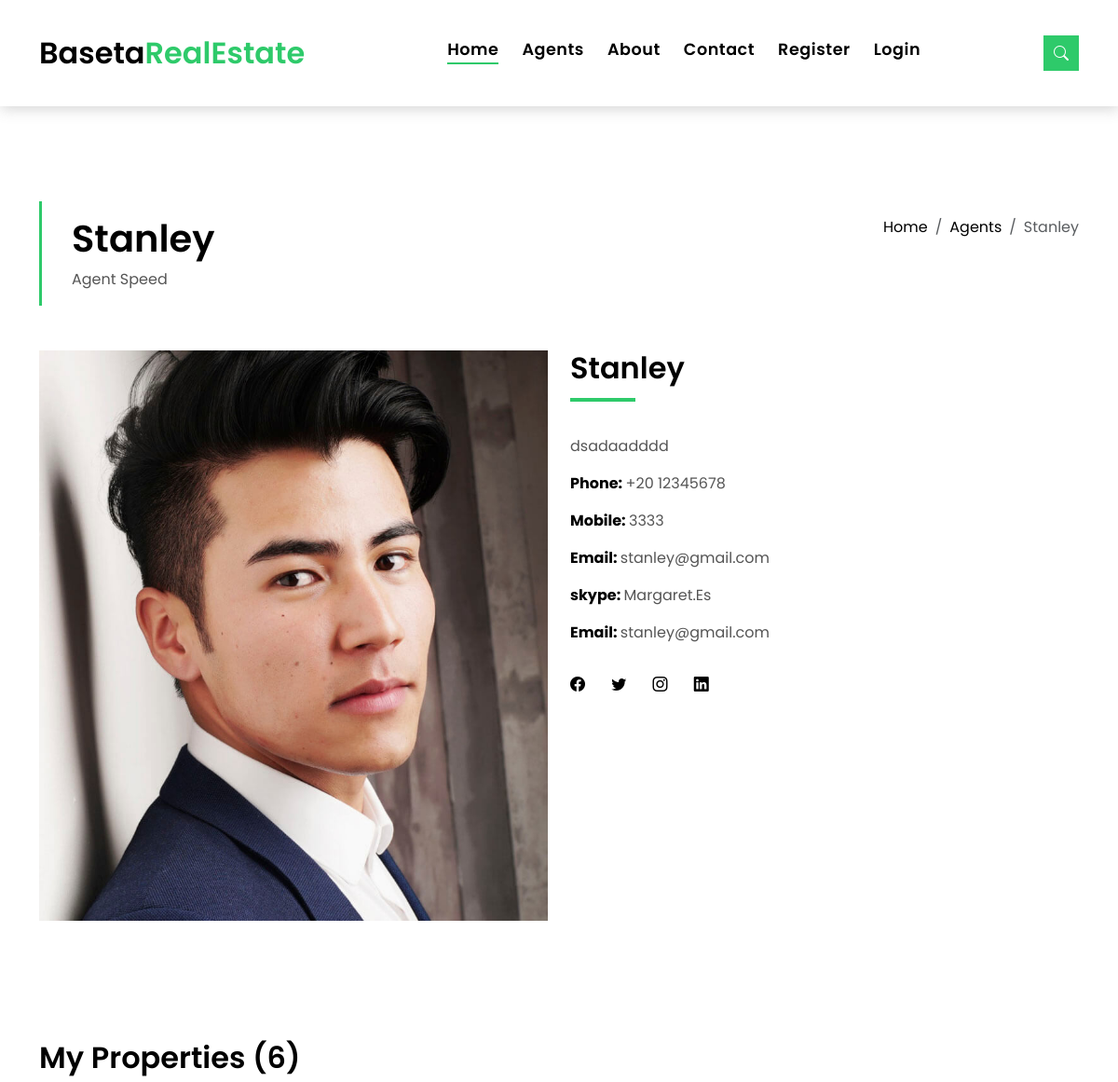
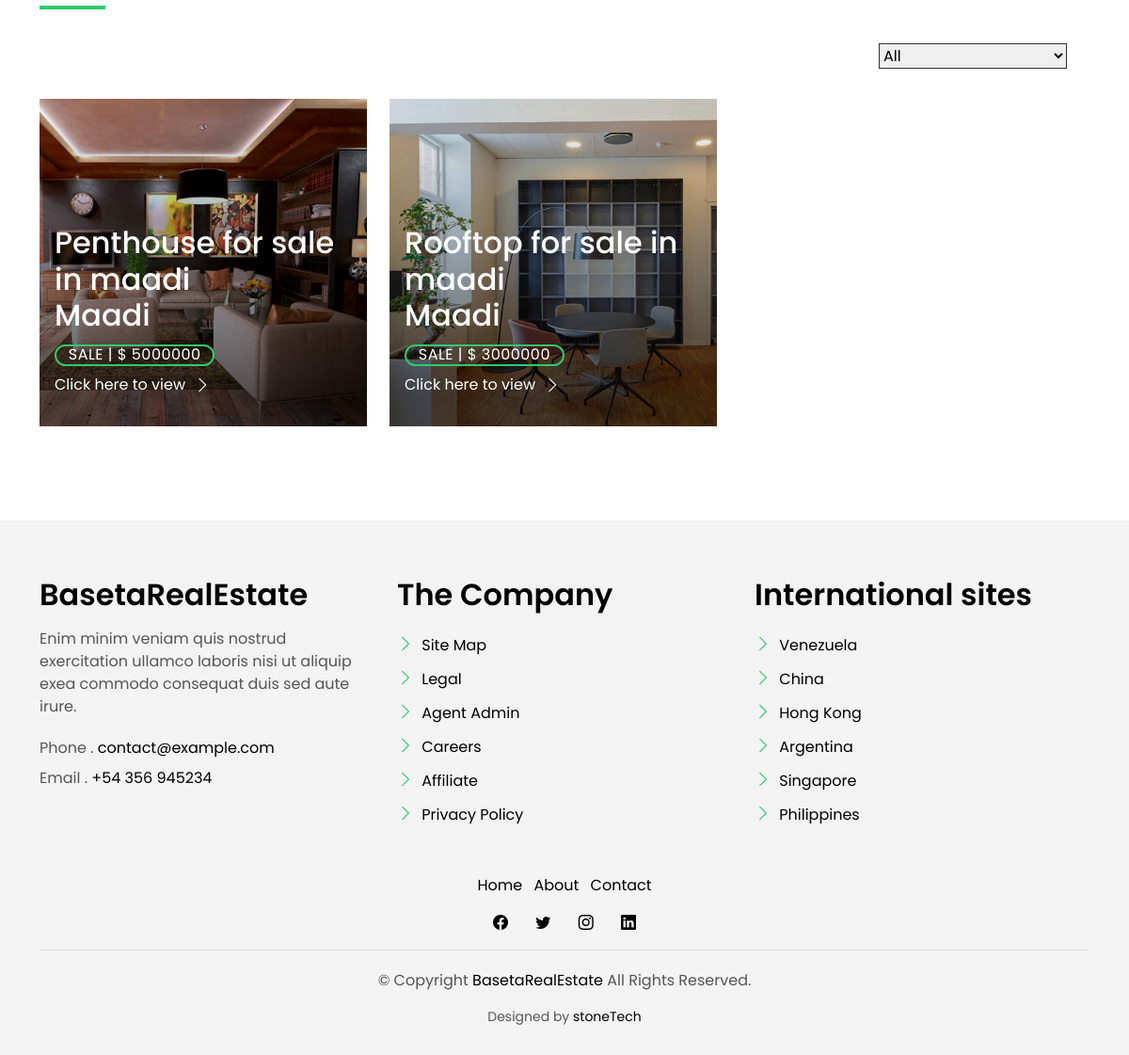
Page /agent/6/ on the committed database (2 pictures, top to bottom).
### mainapp/models.py (models this page shows, shortened)
class Agent(models.Model):
  name = models.ForeignKey(User, on_delete=models.CASCADE)
  image = models.ImageField(upload_to='profile_img')
  phone = models.PositiveIntegerField()
  mobile = models.PositiveIntegerField()
  about = models.TextField(max_length=1000)

class Listing(models.Model):
  ELEVATOR = {'YES': 'Yes', 'NO':'No'}
  STATUS = {'RENT': 'Rent', 'SALE': 'Sale'}
  PROPERTY_TYPE = {'FLAT': 'Flat', 'Apartment': 'Apartment', 'ROOFTOP': 'Rooftop', 'PENTHOUSE': 'Penthouse', 'DUPLEX': 'Duplex'}
  agent = models.ForeignKey(Agent, on_delete=models.CASCADE)
  status = models.CharField(choices=STATUS, max_length=10)
  property_type = models.CharField(choices=PROPERTY_TYPE, max_length=15)
  title = models.CharField(max_length=255)
  image = models.ImageField(upload_to='images')
  location = models.ForeignKey(Location, on_delete=models.CASCADE)
  price = models.PositiveIntegerField()
  area = models.PositiveIntegerField()
  beds = models.PositiveIntegerField()
  baths = models.PositiveIntegerField()
  garage = models.PositiveIntegerField()
  elevator = models.CharField(choices=ELEVATOR, max_length=3)
  description = models.TextField(max_length=10000)
  class Meta:
    ordering = ['title']

class Location(models.Model):
  name = models.CharField(max_length=255)
  class Meta:
    ordering = ['name']
  def __str__(self):
      return self.name

### mainapp/views.py (the view)
# urls.py: path('agent/<str:pk>/', mainviews.agent_details, name = 'agent_details'),
def agent_details(request, pk):
  agent = Agent.objects.get(id=pk)
  listings = Listing.objects.filter(agent=agent)
  context = {'agent': agent, 'listings': listings}
  return render(request, 'agent_detail.html', context)

### mainapp/templates/agent_detail.html (shortened to what this page needs)
{% load static %}
{% include "navbar.html" %}
<main id="main">
  <section class="intro-single">
    <div class="container">
      <div class="row">
        <div class="col-md-12 col-lg-8">
          <div class="title-single-box">
            <h1 class="title-single">{{agent.name.username}}</h1>
            <span class="color-text-a">Agent Speed</span>
          </div>
        </div>
        <div class="col-md-12 col-lg-4">
          <nav aria-label="breadcrumb" class="breadcrumb-box d-flex justify-content-lg-end">
            <ol class="breadcrumb">
              <li class="breadcrumb-item">
                <a href="{% url "homepage" %}">Home</a>
              </li>
              <li class="breadcrumb-item">
                <a href="{% url "agents" %}">Agents</a>
              </li>
              <li class="breadcrumb-item active" aria-current="page">
                {{agent.name.username}}
              </li>
            </ol>
          </nav>
        </div>
      </div>
    </div>
  </section>
  <section class="agent-single">
    <div class="container">
      <div class="row">
        <div class="col-sm-12">
          <div class="row">
            <div class="col-md-6">
              <div class="agent-avatar-box">
                <img src="{{agent.image.url}}" alt="" class="agent-avatar img-fluid">
              </div>
            </div>
            <div class="col-md-5 section-md-t3">
              <div class="agent-info-box">
                <div class="agent-title">
                  <div class="title-box-d">
                    <h3 class="title-d">{{agent.name.username}}</h3>
                  </div>
                </div>
                <div class="agent-content mb-3">
                  <p class="content-d color-text-a">
                    {{agent.about}}
                  </p>
                  <div class="info-agents color-a">
                    <p>
                      <strong>Phone: </strong>
                      <span class="color-text-a"> +20 {{agent.phone}} </span>
                    </p>
                    <p>
                      <strong>Mobile: </strong>
                      <span class="color-text-a"> {{agent.mobile}}</span>
                    </p>
                    <p>
                      <strong>Email: </strong>
                      <span class="color-text-a"> {{agent.name.email}}</span>
                    </p>
                    <p>
                      <strong>skype: </strong>
                      <span class="color-text-a"> Margaret.Es</span>
                    </p>
                    <p>
                      <strong>Email: </strong>
                      <span class="color-text-a"> {{agent.name.email}}</span>
                    </p>
                  </div>
                </div>
                <div class="socials-footer">
                  <ul class="list-inline">
                    <li class="list-inline-item">
                      <a href="#" class="link-one">
                        <i class="bi bi-facebook" aria-hidden="true"></i>
                      </a>
                    </li>
                    <li class="list-inline-item">
                      <a href="#" class="link-one">
                        <i class="bi bi-twitter" aria-hidden="true"></i>
                      </a>
                    </li>
                    <li class="list-inline-item">
                      <a href="#" class="link-one">
                        <i class="bi bi-instagram" aria-hidden="true"></i>
                      </a>
                    </li>
                    <li class="list-inline-item">
                      <a href="#" class="link-one">
                        <i class="bi bi-linkedin" aria-hidden="true"></i>
                      </a>
                    </li>
                  </ul>
                </div>
              </div>
            </div>
          </div>
        </div>
        <div class="col-md-12 section-t8">
          <div class="title-box-d">
            <h3 class="title-d">My Properties (6)</h3>
          </div>
        </div>
        <div class="row property-grid grid">
          <div class="col-sm-12">
            <div class="grid-option">
              <form>
                <select class="custom-select">
                  <option selected>All</option>
                </select>
              </form>
            </div>
          </div>
        {% for listing in listings %}
          <div class="col-md-4">
            <div class="card-box-a card-shadow">
              <div class="img-box-a">
                <img src="{{listing.image.url}}" alt="" class="img-a img-fluid">
              </div>
              <div class="card-overlay">
                <div class="card-overlay-a-content">
                  <div class="card-header-a">
                    <h2 class="card-title-a">
                      <a href="{% url "read" listing.id %}">{{listing.title}}
                        <br /> {{listing.location}}</a>
                    </h2>
                  </div>
                  <div class="card-body-a">
                    <div class="price-box d-flex">
                      <span class="price-a">{{listing.status}} | $ {{listing.price}}</span>
                    </div>
                    <a href="{% url "read" listing.id %}" class="link-a">Click here to view
                      <span class="bi bi-chevron-right"></span>
                    </a>
                  </div>
                </div>
              </div>
            </div>
          </div>
        {% endfor %}
        </div>
      </div>
    </div>
  </section>
</main>
{% include "footer.html" %}

### static/assets/css/style.css (style rules this page uses)
body { font-family: "Poppins", sans-serif; color: #555555; }
h1, h2, h3, h4, h5, h6 { color: #000000; }
a { color: #000000; text-decoration: none; transition: all 0.5s ease; }
.link-one { color: #000000; transition: all 0.5s ease; }
.link-a { text-decoration: none; color: #ffffff; text-decoration: none; }
@media (min-width: 768px) { .link-a { font-size: 0.9rem; } }
@media (min-width: 992px) { .link-a { font-size: 1rem; } }
.link-a span { font-size: 18px; vertical-align: middle; margin-left: 5px; }
@media (min-width: 768px) { .link-a span { font-size: 1.5rem; } }
@media (min-width: 992px) { .link-a span { font-size: 18px; } }
.color-a { text-decoration: none; color: #000000; }
.color-text-a { text-decoration: none; color: #555555; }
.section-t8 { padding-top: 8rem; }
.title-box-d { padding-bottom: 1.8rem; margin-bottom: 1rem; position: relative; }
.title-box-d .title-d { font-weight: 600; font-size: 2rem; }
.title-box-d .title-d:after { content: ""; position: absolute; width: 70px; height: 4px; background-color: #2eca6a; bottom: 20px; left: 0; }
.intro-single { padding: 12rem 0 3rem; }
.intro-single .title-single-box { padding: 1rem 0 1rem 2rem; }
.intro-single .title-single-box { border-left: 3px solid #2eca6a; }
.intro-single .title-single-box .title-single { font-weight: 600; font-size: 2.2rem; }
@media (min-width: 768px) { .intro-single .title-single-box .title-single { font-size: 2.1rem; } }
@media (min-width: 992px) { .intro-single .title-single-box .title-single { font-size: 2.5rem; } }
.intro-single .breadcrumb-box { padding: 1rem 0 0 0.5rem; }
.intro-single .breadcrumb { background-color: transparent; padding-right: 0; padding-left: 0; }
.card-box-a span, .card-box-b span, .card-box-c span, .card-box-d span { line-height: 0; }
@media (min-width: 768px) { .grid .card-box-a, .grid .card-box-b, .grid .card-box-c, .grid .card-box-d { margin-bottom: 2.5rem; } }
.card-box-a, .card-box-b, .card-box-d { position: relative; overflow: hidden; -webkit-backface-visibility: hidden; backface-visibility: hidden; }
.card-box-a .img-a, .card-box-a .img-b, .card-box-b .img-a, .card-box-b .img-b { transition: 0.8s all ease-in-out; }
@media (min-width: 768px) { .card-box-a .price-a, .card-box-b .price-a { font-size: 0.9rem; } }
@media (min-width: 992px) { .card-box-a .price-a, .card-box-b .price-a { font-size: 1rem; } }
.card-overlay { position: absolute; width: 100%; height: 100%; top: 0; left: 0; }
.card-shadow { -webkit-backface-visibility: hidden; backface-visibility: hidden; }
.card-shadow:before { content: " "; position: absolute; top: 0; left: 0; width: 100%; height: 100%; z-index: 1; background: linear-gradient(to bottom, rgba(0, 0, 0, 0) 0%, rgba(0, 0, 0, 0.2) 27%, rgba(0, 0, 0, 0.65) 90%); }
.card-overlay-a-content { transition: all 0.5s ease-in; position: absolute; width: 100%; bottom: 0px; z-index: 2; }
@media (min-width: 768px) { .card-overlay-a-content { bottom: -20px; } }
@media (min-width: 992px) { .card-overlay-a-content { bottom: 0px; } }
.card-header-a { padding: 0 1rem; }
.card-header-a .card-title-a { color: #ffffff; margin-bottom: 0; padding-bottom: 0.7rem; }
@media (min-width: 768px) { .card-header-a .card-title-a { font-size: 1.3rem; } }
@media (min-width: 992px) { .card-header-a .card-title-a { font-size: 2rem; } }
.card-header-a .card-title-a a { color: #ffffff; text-decoration: none; }
.card-body-a { z-index: 2; transition: all 0.5s ease-in; padding: 0rem 1rem 2rem 1rem; }
.card-body-a .price-box { padding-bottom: 0.5rem; }
.price-a { color: #ffffff; padding: 0.6rem 0.8rem; border: 2px solid #2eca6a; border-radius: 50px; text-transform: uppercase; letter-spacing: 0.03em; }
.property-grid .grid-option { text-align: right; margin-bottom: 2rem; }
.property-grid .grid-option .custom-select { border-radius: 0; width: 200px; border-color: #313131; }
.property-grid .grid-option .custom-select option { border-color: #313131; }
.agent-info-box .socials-footer { margin-top: 2rem; }
.agent-info-box .socials-footer li { margin-right: 1.5rem; }

### rows in the picture
Agent: name.username "Stanley", image (picture), about "dsadaadddd", phone "12345678", mobile "3333", name.email "stanley@gmail.com"
Listing: image (picture), title "Penthouse for sale in maadi", location "Maadi", status "SALE", price "5000000"
Listing: image (picture), title "Rooftop for sale in maadi", location "Maadi", status "SALE", price "3000000"
